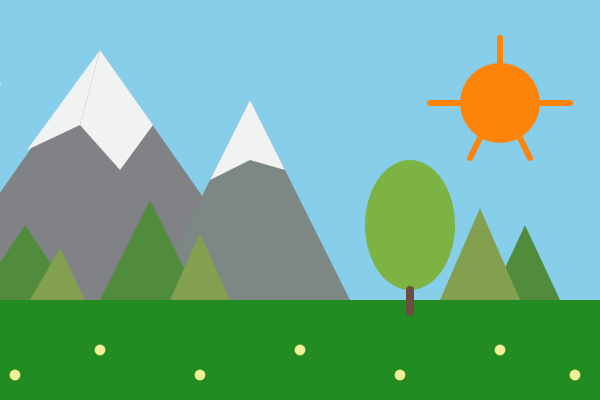
Frame 1 (no input)
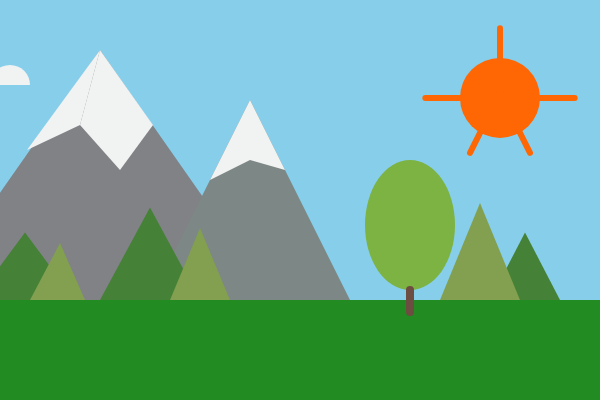
Frame 60 (no input)
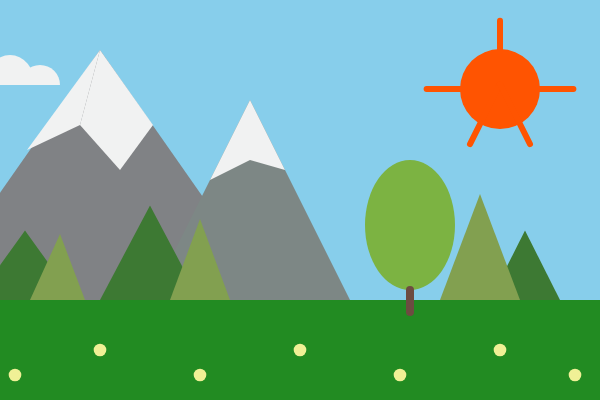
Frame 120 (the mouse pressed at the canvas centre since frame 60)

The p5.js sketch that drew these frames (run headless with seeded random() and noise() and a simulated clock; from frame 60 on, the mouse is pressed at the canvas centre):

// p5.js sketch
// ── sketch.js
let sunColorStart, sunColorEnd;
let treeColorStart, treeColorEnd;

function setup() {
  createCanvas(600, 400); // Khởi tạo canvas phù hợp với tọa độ tranh
  
  // Thiết lập màu sắc để làm hiệu ứng đổi màu bằng lerpColor
  sunColorStart = color(253, 184, 19);   // Vàng mặt trời
  sunColorEnd = color(255, 80, 0);       // Cam hoàng hôn
  
  treeColorStart = color(100, 160, 70);  // Xanh lá tươi
  treeColorEnd = color(60, 120, 50);     // Xanh lá đậm
                   
}

function draw() {
  
  // NỀN TRỜI MÀU XANH DA TRỜI
  
  background(135, 206, 235); 

  // NỀN ĐẤT MÀU XANH LÁ
 
  noStroke();
  fill(34, 139, 34); 
  rect(0, 300, 600, 100); 

  // 1. HIỆU ỨNG THỜI GIAN (Dùng sin, cos, frameCount)
 
  let timeFactor = sin(frameCount * 0.02); 
  let colorProgress = map(sin(frameCount * 0.01), -1, 1, 0, 1); 

  // THÂN CÂY VÀ KHỐI TRÒN
 
  fill(124,179,66);
  ellipse(410, 225, 90, 130);
  
  strokeWeight(8); //thancay
  stroke(109,76,65); 
  line(410, 290, 410, 312);

  // MẶT TRỜI [Thay đổi màu sắc hoàng hôn & Tia sáng]
  
  strokeWeight(0); 
  let currentSunColor = lerpColor(sunColorStart, sunColorEnd, colorProgress);
  fill(currentSunColor); 
  
  let sunY = 95 + cos(frameCount * 0.02) * 8;
  ellipse(500, sunY, 80); 

fill(128, 130, 133); //nui
  triangle(100,50,275,300,-75, 300);
  fill(125,135, 133);
  triangle(250, 100, 350, 300, 150, 300);
  strokeWeight(6); 
  stroke(currentSunColor); 
  let rayExtend = timeFactor * 5;
  line(430 - rayExtend, sunY, 570 + rayExtend, sunY); 
  line(500, sunY - 65 - rayExtend, 500, sunY - 5 + rayExtend); 
  line(470, sunY + 55, 500, sunY - 5); 
  line(530, sunY + 55, 500, sunY - 5);  

  // CÂY CON TAM GIÁC [ Co giãn kích thước]
  
  strokeWeight(0); 
  
  let currentTreeColor1 = lerpColor(treeColorStart, treeColorEnd, colorProgress);
  fill(currentTreeColor1);
  let grow = timeFactor * 8;
  triangle(525, 225 + grow, 560, 300, 490, 300);
  triangle(-25, 300, 25, 225 + grow, 75, 300);
  triangle(150, 200 + grow, 200, 300, 100, 300); 

  fill(130, 160, 80); 
  let growInverse = cos(frameCount * 0.02) * 8; 

  triangle(480, 200 + growInverse, 520, 300, 440, 300);
  triangle(30, 300, 60, 240 + growInverse, 85, 300);
  triangle(200, 225 + growInverse, 230, 300, 170, 300);  
   
  // NGỌN NÚI TRẮNG 
  
  fill(241, 242, 242);
 
  triangle(100, 50, 27, 150, 80, 125);
  quad(100, 50, 80, 125, 120, 170, 153, 125);
  triangle(250, 100, 210, 180, 250, 160);
  triangle(250, 100, 250, 160, 285, 170);
  
  // ĐÁM MÂY trôi
 
  let cloudX = (frameCount * 0.5) % (width + 100) - 50; 
  arc(cloudX, 85, 50, 60, PI, TWO_PI);
  arc(cloudX - 30, 85, 40, 40, PI, TWO_PI);
  arc(cloudX + 30, 85, 40, 40, PI, TWO_PI);   


  // ĐỐM SÁNG / ĐOM ĐÓM nhấp nháy
   
  if (random(1) > 0.3) {
    strokeWeight(10 + random(4)); 
    stroke(240, 240, 150); 
    
    point(100, 350);
    point(500, 350);
    point(300, 350);
    point(200, 375);
    point(15, 375);
    point(575, 375);
    point(400, 375);
    
  }
}
